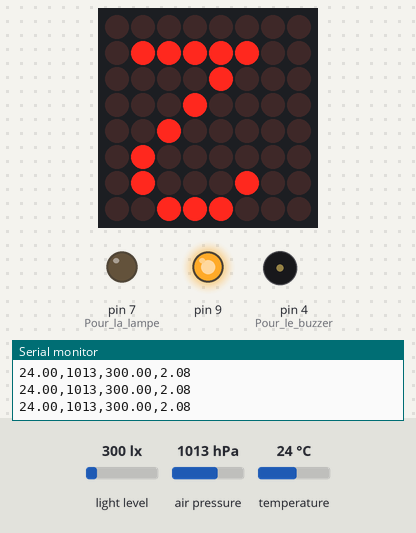
Simulated run of this sketch. Board: Arduino Uno, built with avr-gcc and run on an emulated ATmega328P. On the bench: 8×8 LED matrix, output pins drawn as LEDs (lit = HIGH), buzzer (waves = sounding), the last lines printed to the serial monitor. The test bench sets the inputs (shaded band); at power-on: temperature 24 °C, light level 300 lx, air pressure 1013 hPa.

Above: at 1.2 s.
1.3 s: temperature set to 29.3 °C
2.8 s: temperature set to 30.6 °C
At 4.3 s:
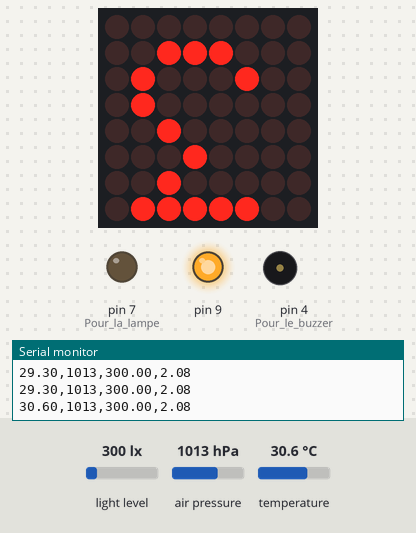
5.4 s: temperature set to 12 °C
At 7.0 s:
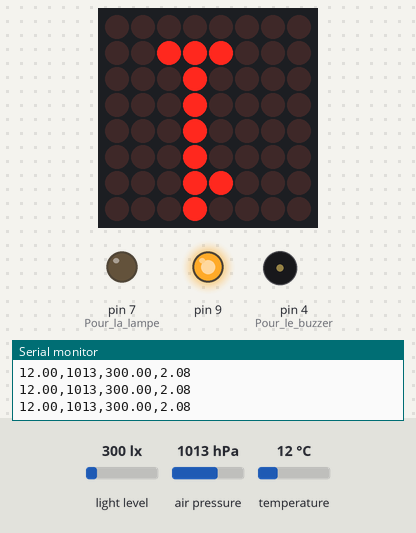
7.4 s: temperature set to 41 °C
At 8.7 s:
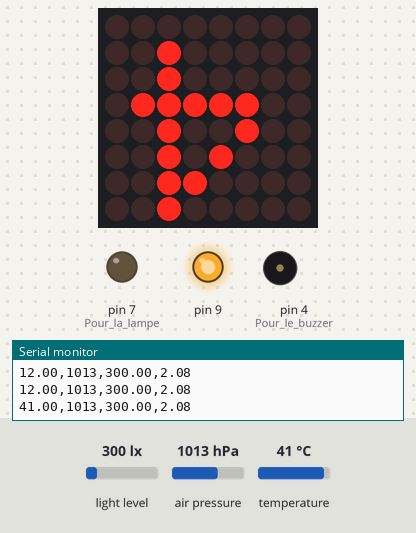
9.8 s: temperature set to 4 °C
At 11.4 s:
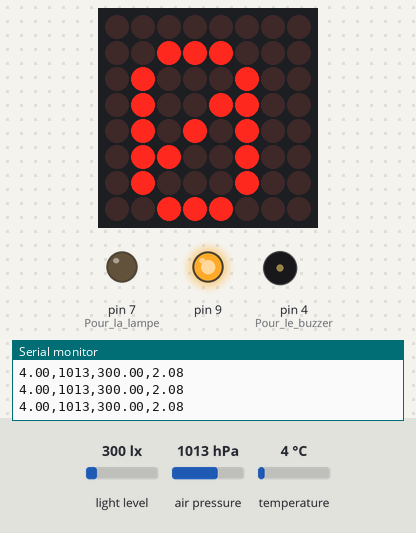
11.7 s: light level set to 277 lx
At 12.8 s:
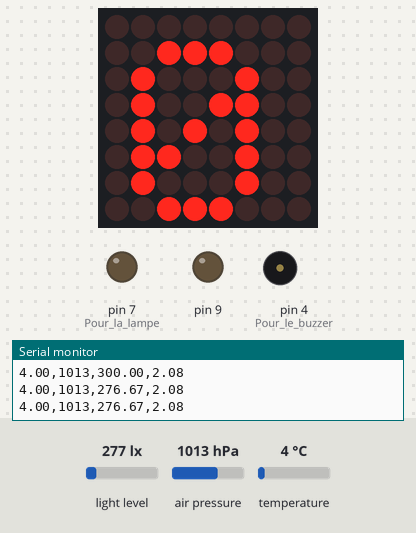
Timing chart, 0 to 14.3 s (numbered marks = the images above; inputs shaded):
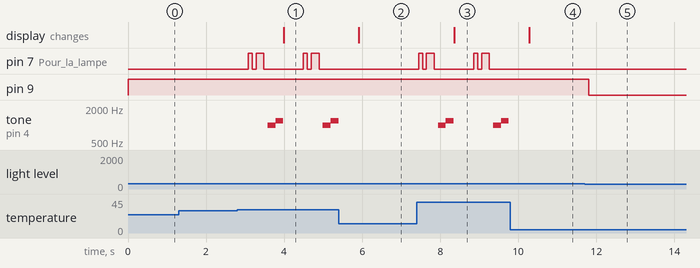

Measured:
- the behaviour switches between 29.9 and 30 °C on temperature (found by bisection; images 0 and 1)
- the behaviour switches between 300 and 299 lx on light level (found by bisection; images 4 and 5)
- after the input at 2.8 s, pin 7 (Pour_la_lampe): LOW → HIGH after 0.28 s, → LOW 0.10 s later, → HIGH 0.10 s later, → LOW 0.20 s later, … (8 changes in this stretch); tone on pin 4 (Pour_le_buzzer): plays 1000 Hz for 0.20 s, 1200 Hz for 0.20 s, 1000 Hz for 0.20 s, 1200 Hz for 0.20 s, starting after 0.78 s; the display: changes after 1.2 s (image 1)
- after the input at 5.4 s, pin 7 (Pour_la_lampe): stops changing and stays LOW; tone on pin 4 (Pour_le_buzzer): stays silent (without the input it goes to 1000 Hz after 1.0 s); the display: changes after 0.52 s (image 2)
- after the input at 7.4 s, pin 7 (Pour_la_lampe): LOW → HIGH after 0.05 s, → LOW 0.10 s later, → HIGH 0.10 s later, → LOW 0.20 s later, … (8 changes in this stretch); tone on pin 4 (Pour_le_buzzer): plays 1000 Hz for 0.20 s, 1200 Hz for 0.20 s, 1000 Hz for 0.20 s, 1200 Hz for 0.20 s, starting after 0.55 s; the display: changes after 0.96 s (image 3)
- after the input at 9.8 s, pin 7 (Pour_la_lampe): stops changing and stays LOW; tone on pin 4 (Pour_le_buzzer): stays silent (without the input it goes to 1000 Hz after 0.97 s); the display: changes after 0.48 s (image 4)
- after the input at 11.7 s, pin 9: HIGH → LOW after 0.11 s

The sketch:

main.ino
```cpp
#include <BH1750.h>
#include <Wire.h>
#include <Adafruit_BMP280.h>
#include <LedControl.h>

BH1750 lightMeter;
Adafruit_BMP280 bmp;
#define DIN_PIN 11
#define CS_PIN  10
#define CLK_PIN 13

LedControl lc = LedControl(DIN_PIN, CLK_PIN, CS_PIN, 1);

const byte digitFont[10][5] = {
  {0x3E, 0x45, 0x49, 0x51, 0x3E}, // 0
  {0x00, 0x40, 0x7F, 0x42, 0x00}, // 1
  {0x46, 0x49, 0x51, 0x61, 0x42}, // 2
  {0x31, 0x4B, 0x45, 0x41, 0x21}, // 3
  {0x10, 0x7F, 0x12, 0x14, 0x18}, // 4
  {0x39, 0x45, 0x45, 0x45, 0x27}, // 5
  {0x30, 0x49, 0x49, 0x4A, 0x3C}, // 6
  {0x03, 0x05, 0x09, 0x71, 0x01}, // 7
  {0x36, 0x49, 0x49, 0x49, 0x36}, // 8
  {0x1E, 0x29, 0x49, 0x49, 0x06}  // 9
};

void setup() {
  Serial.begin(9600); // Le nombre de 'baud' pour décrypter le 'Serial Monitor'
  Wire.begin(); // Initialise la communication I2C
  lightMeter.begin(); // On démarre le capteur de lumière
  bmp.begin(0x76); // On démarre le capteur BMP280
  pinMode(7, OUTPUT); // Pour la lampe / LED
  pinMode(9, OUTPUT);
  pinMode(4, OUTPUT); // Pour le buzzer
  lc.shutdown(0, false);
  lc.setIntensity(0, 8);
  lc.clearDisplay(0);
}

void afficherDizaine(float valeur) {
  int entier = (int)valeur;        // 33.7 -> 33, 25.9 -> 25
  entier = abs(entier);            // au cas où valeur négative
  int dizaine = (entier / 10) % 10; // 33 -> 3, 25 -> 2, 8 -> 0

  lc.clearDisplay(0);
  for (int col = 0; col < 5; col++) {
    lc.setColumn(0, col + 1, digitFont[dizaine][col]); // +1 pour centrer sur les 8 colonnes
  }
}

void loop() {
  float lux = lightMeter.readLightLevel(); // Prendre la valeur du capteur de lumière
  uint32_t pressure = bmp.readPressure() / 100; // Convertit la pression (Pa -> hPa)
  float temperature = bmp.readTemperature(); // Température en °C
  float altitude = bmp.readAltitude(); // Altitude à partir du niveau de la mer

  // --- Gestion de la température ---
  if (temperature >= 30) {
    digitalWrite(7, HIGH);
    delay(100);
    digitalWrite(7, LOW);
    delay(100);
    digitalWrite(7, HIGH);
    delay(100);
    digitalWrite(7, HIGH);
    delay(100);
    digitalWrite(7, LOW);
    delay(100);
    tone(4, 1000);
    delay(200);
    tone(4, 1200);
    delay(200);
    noTone(4);
  } else {
    digitalWrite(7, LOW);
  }

  // --- Gestion de la lumière ---
  if (lux >= 300) {
    digitalWrite(9, HIGH);
  } else {
    digitalWrite(9, LOW);
  }

  // --- Affichage Moniteur Série ---
  afficherDizaine(temperature);
  Serial.print(temperature);
  Serial.print(",");
  Serial.print(pressure);
  Serial.print(",");
  Serial.print(lux);
  Serial.print(",");
  Serial.println(altitude);

  delay(500); // Attendre 0,5s
}
```
